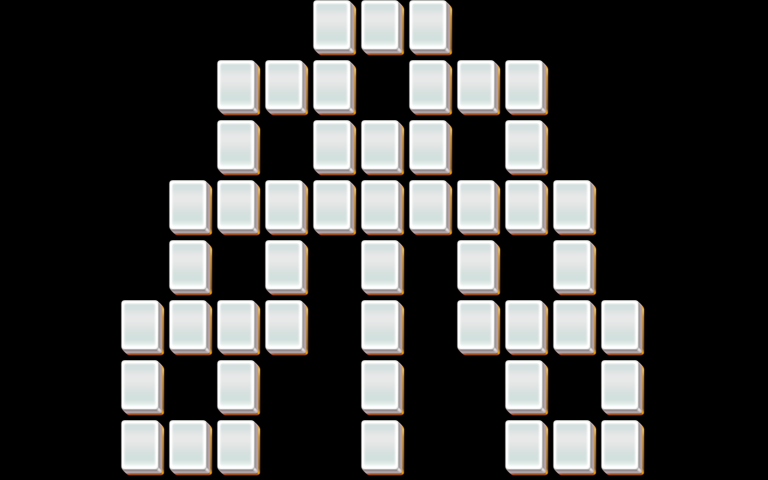

The image is a tile-based game level rendered from a .tmx file. Its description and source (layers, tilesets, objects; grid data summarised) follow:
An orthogonal 32x16 tile map with 24x30 px tiles, 5 tile layers (layer1, layer2, layer3, layer4, ...).

<map version="1.0" orientation="orthogonal" width="32" height="16" tilewidth="24" tileheight="30">
 <properties>
  <property name="species" value="20" />
 </properties>
 <tileset firstgid="1" name="mahjong" tilewidth="48" tileheight="60">
  <image source="mahjong.png" width="48" height="60" />
 </tileset>
 <layer name="layer1" width="32" height="16">
  <data>[512 cells, 49 non-empty, 1 distinct tile ids]</data>
 </layer>
 <layer name="layer2" width="32" height="16">
  <data>[512 cells, 49 non-empty, 1 distinct tile ids]</data>
 </layer>
 <layer name="layer3" width="32" height="16">
  <data>[512 cells, 0 non-empty, 0 distinct tile ids]</data>
 </layer>
 <layer name="layer4" width="32" height="16">
  <data>[512 cells, 0 non-empty, 0 distinct tile ids]</data>
 </layer>
 <layer name="layer5" width="32" height="16">
  <data>[512 cells, 0 non-empty, 0 distinct tile ids]</data>
 </layer>
</map>
